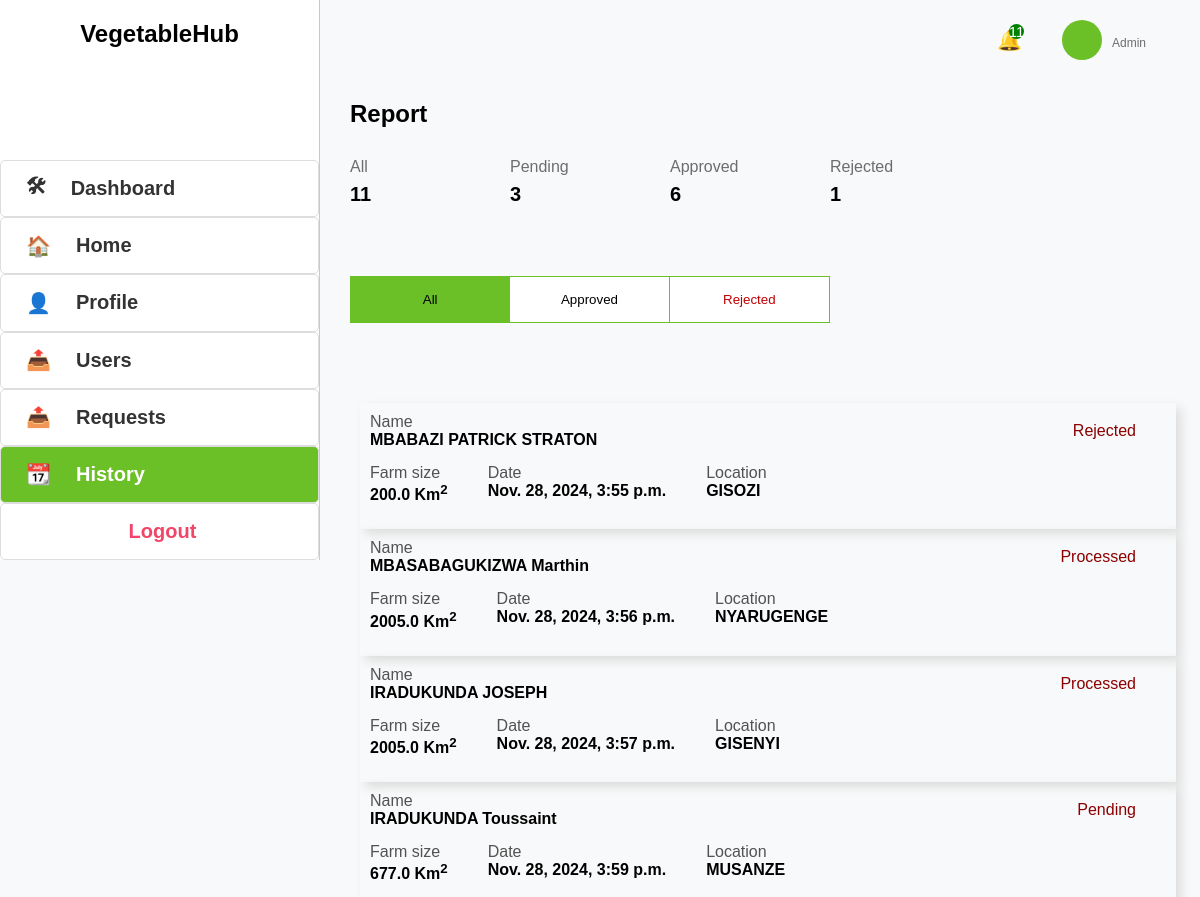
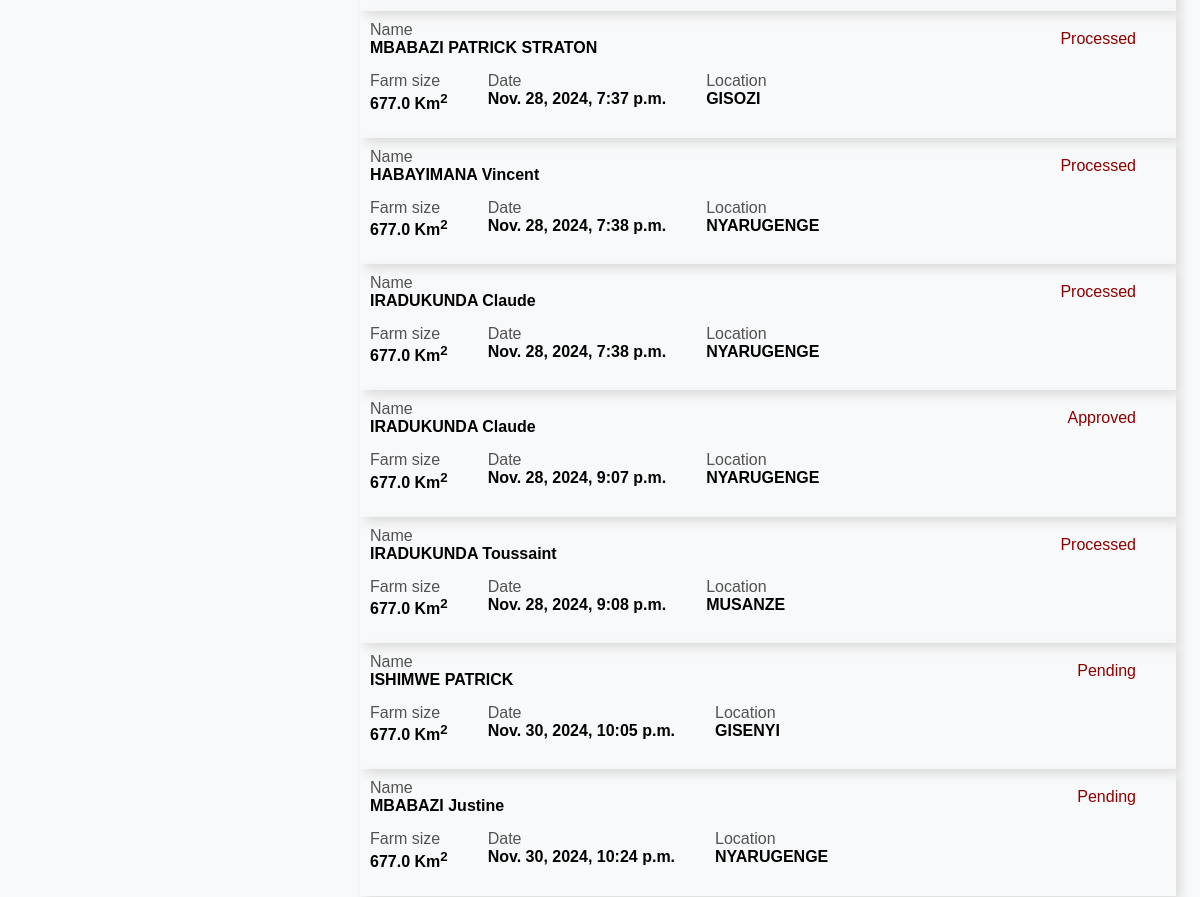
Before: /view-history/ with the older database file (2 pictures, top to bottom).
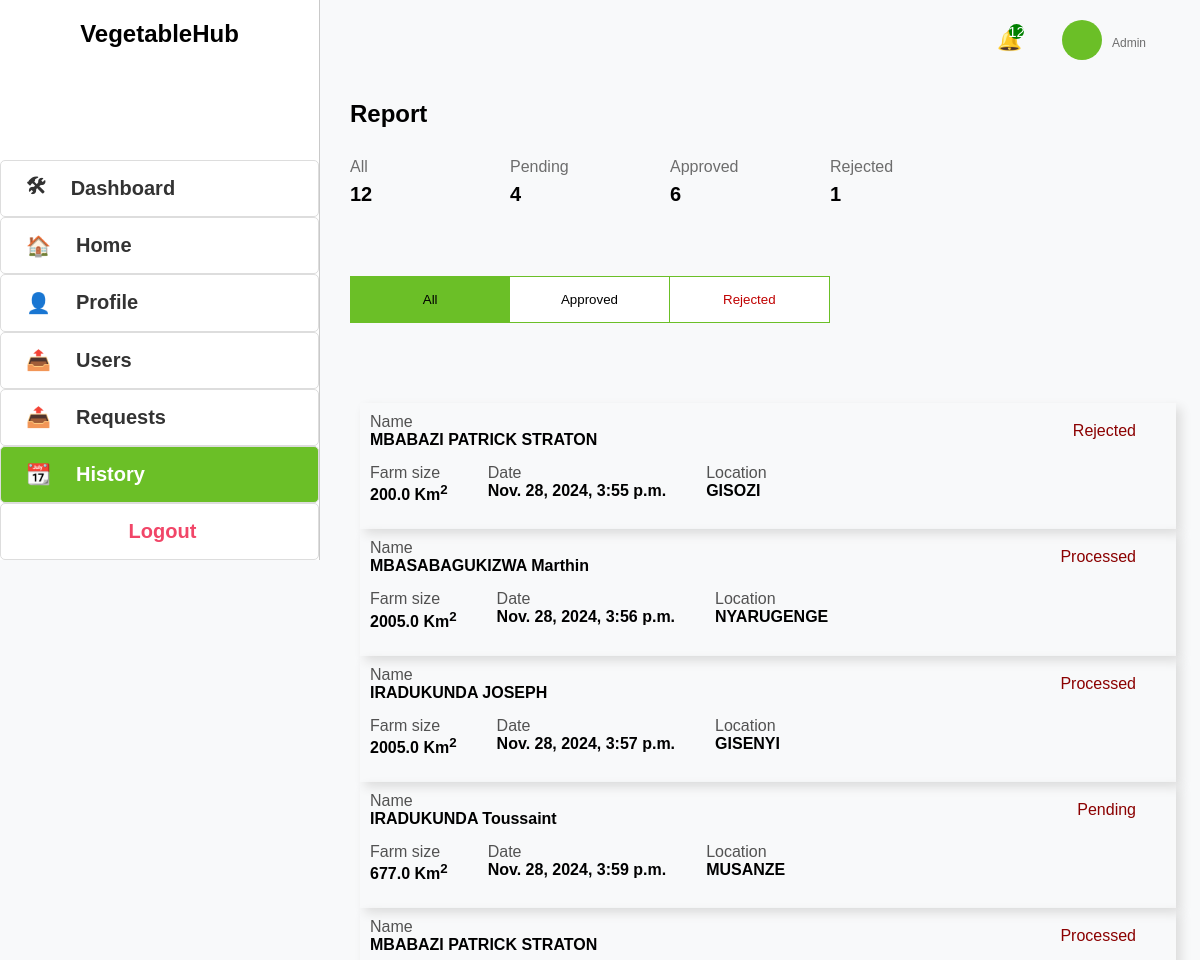
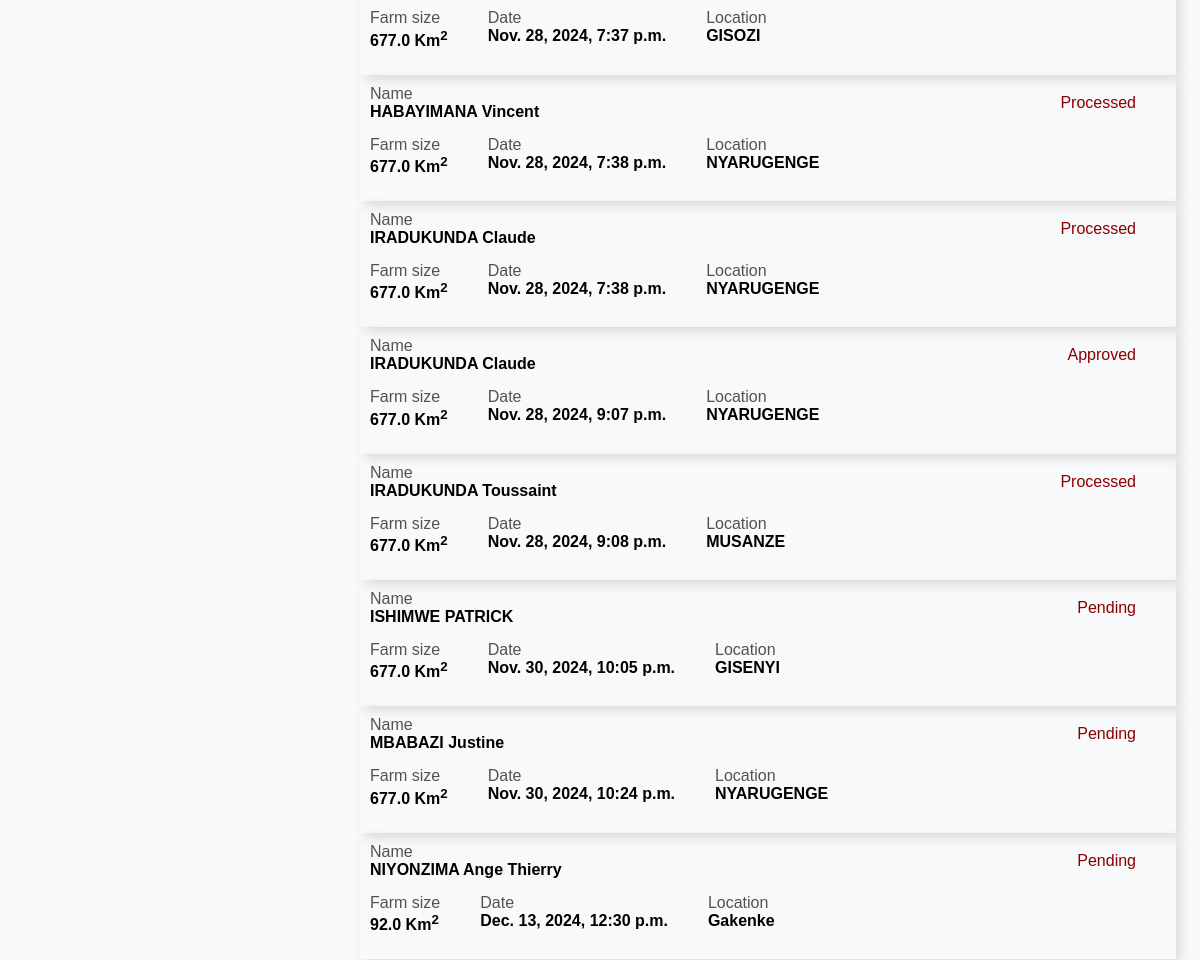
After: the same page with the newer database file (2 pictures, top to bottom).
### Webapp/models.py (models this page shows, shortened)
class Application(models.Model):
    application_id = models.AutoField(primary_key=True)
    first_name = models.CharField(max_length=255)
    last_name = models.CharField(max_length=255)
    telephone = models.CharField(
        max_length=15,
        validators=[RegexValidator(r'^\+?\d{10,15}$', message="Enter a valid phone number.")]
    )
    email = models.EmailField(validators=[EmailValidator()])
    location = models.CharField(max_length=255)
    latitude = models.FloatField(default=-1.9441)  # Default to Kigali latitude
    longitude = models.FloatField(default=30.0619)  # Default to Kigali longitude
    farm_size = models.FloatField()
    description = models.TextField()
    growth_stage = models.CharField(max_length=30)
    status = models.CharField(max_length=20, default='Pending')
    production = models.FloatField()
    created_at = models.DateTimeField(auto_now_add=True)  # Automatically set on creation
    user = models.ForeignKey(User, on_delete=models.CASCADE, null=True, blank=True,default=2)
    Vegetable_type = models.CharField(max_length=20, default='Carrot')
    farm_image = models.ImageField(null=True, default="th1.jpeg")

### Webapp/views.py (the view)
# urls.py: path('view-history/', views.adminHistory , name='view-history'),
def adminHistory(request):
    applications = Application.objects.all()
    pending_count = Application.objects.filter(status='Pending').count()
    approved_count = Application.objects.filter(status='Processed').count()
    rejected_count = Application.objects.filter(status='Rejected').count()
    context = {
        "applications": applications,
        'pending_count': pending_count,
        'approved_count': approved_count,
        'rejected_count': rejected_count,
    }
    return render(request, 'Webapp/admin_history.html', context)

### Webapp/templates/Webapp/admin_history.html (shortened to what this page needs)
<!DOCTYPE html>
<html lang="en">
<head>
</head>
<body>
    <div class="first">
        <div class="sidebar">
            <h2>VegetableHub</h2>
            <a href="{%url 'admins'%}"><span>&#x1F6E0;</span>Dashboard</a>
            <a href="{%url 'home'%}"><span>&#x1F3E0;</span>Home</a>
            <a href="{%url 'add-profile'%}"><span>&#x1F464;</span>Profile</a>
            <div class="users" href="#"><span>&#x1F4E4;</span>Users
          </div>
            <a href="{%url 'view-member'%}"><span>&#x1F4E4;</span>Requests</a>
            <a class="active" href="{%url 'view-history'%}"><span>&#x1F4C6;</span>History</a>
            <a href="{% url 'login-admin'%}" style="color: #f14668; padding-left: 40%;">Logout</a>
        </div>
    </div>
    <div class="second">
        <div class="header">
            <div class="prof">
              <div class="notif">&#x1F514; <span>{{applications.count}}</span></div>
                    <div class="upper">
                        <div class="profile">
                        </div>
                        <div class="address">
                          <strong>{{user.username}}</strong> <br>
                          <span>Admin</span>
                        </div>
                      </div>
            </div>
        </div>
        <div class="container">
          <h2>Report</h2>
          <div class="report">
          <div class="div">
            <span>All</span>
            <b>{{applications.count}}</b>
          </div>
          <div class="div">
            <span>Pending</span>
            <b>{{pending_count}}</b>
          </div>
          <div class="div">
            <span>Approved</span>
            <b> {{approved_count }} </b>
          </div>
          <div class="div">
            <span>Rejected</span>
            <b>{{rejected_count}}</b>
          </div>
        </div>
        <div class="classified">
          <button id="btn-all" onclick="showSection('All', this)">All</button>
          <button id="btn-approved" onclick="showSection('Approved', this)">Approved</button>
          <button id="btn-rejected" onclick="showSection('Rejected', this)">Rejected</button>
        </div>
<div id="All" class="history-section" >
  {%for application in applications%}
  <div class="history">
  <div class="above">
  <div class="name">
    <span>Name</span>
    <b>{{application.first_name}}  {{application.last_name}}</b>
  </div>
  <div class="status">{{application.status}}</div>
  </div>
  <div class="mid">
  <div class="farm">
    <span>Farm size</span>
    <b>{{application.farm_size}} Km<sup>2</sup></b>
  </div>
  <div class="date">
    <span>Date</span>
    <b>{{application.created_at}}</b>
  </div>
  <div class="location">
    <span>Location</span>
    <b>{{application.location}}</b>
  </div>
  </div>
  </div>
  {%endfor%} </div>
        </div>
      </div>
</body>
</html>

Changed rows visible on the page:
added Application: first_name "NIYONZIMA", last_name "Ange Thierry", status "Pending", farm_size "92.0", created_at "Dec. 13, 2024, 12:30 p.m.", location "Gakenke"
Other visible differences:
{{ applications.count }}: "11" → "12"
{{ pending_count }}: "3" → "4"
